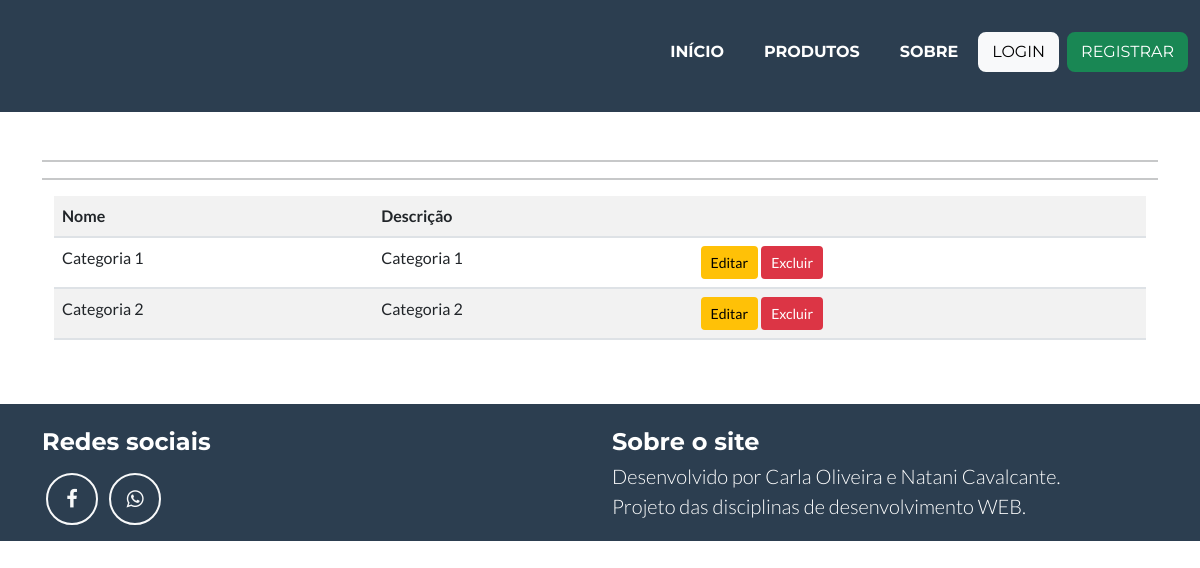
The app's page /listar/categoria/ with its own data.
### cadastros/models.py (models this page shows, shortened)
class Categoria(models.Model):
    nome = models.CharField(max_length=50, verbose_name="Categoria do produto", help_text="Insira a categoria do produto")
    descricao = models.CharField(null=True, blank= True, default="Sem descrição", max_length=100)

### cadastros/views.py (the view)
# urls.py: path('listar/categoria/', CategoriaList.as_view(), name="listar-categoria"),
class CategoriaList(ListView):
	model = Categoria
	template_name = 'cadastros/listas/categoria.html'

### cadastros/templates/cadastros/listas/categoria.html (shortened to what this page needs)
{% extends 'paginas/modelo.html' %}
{% load static %}
{% load crispy_forms_tags %}
{% block conteudo %}
<hr>
<hr>
<div class="container">
    <div class="table-responsive">
        <table class="table table-striped">
            <tr>
                <th>Nome</th>
                <th>Descrição</th>
                <th></th>
            </tr>
            {% for categoria in object_list %}
            <tr>
                <td>{{categoria.nome}}</td>
                <td>{{categoria.descricao}}</td>
                <td>
                    <a href="{% url 'editar-categoria' categoria.pk %}" class="btn btn-warning btn-sm" title="Editar">Editar</a>
                    <a href="{% url 'deletar-categoria' categoria.pk %}" class="btn btn-danger btn-sm" title="Excluir">Excluir</a>
                </td>
            </tr>
            {% empty %}
            <tr>
                <td colspan="3">Nenhuma categoria cadastrada!</td>
            </tr>
            {% endfor %}
        </table>
    </div>
</div>
{% endblock %}

### records on screen
Categoria: nome "Categoria 1", descricao "Categoria 1"
Categoria: nome "Categoria 2", descricao "Categoria 2"
